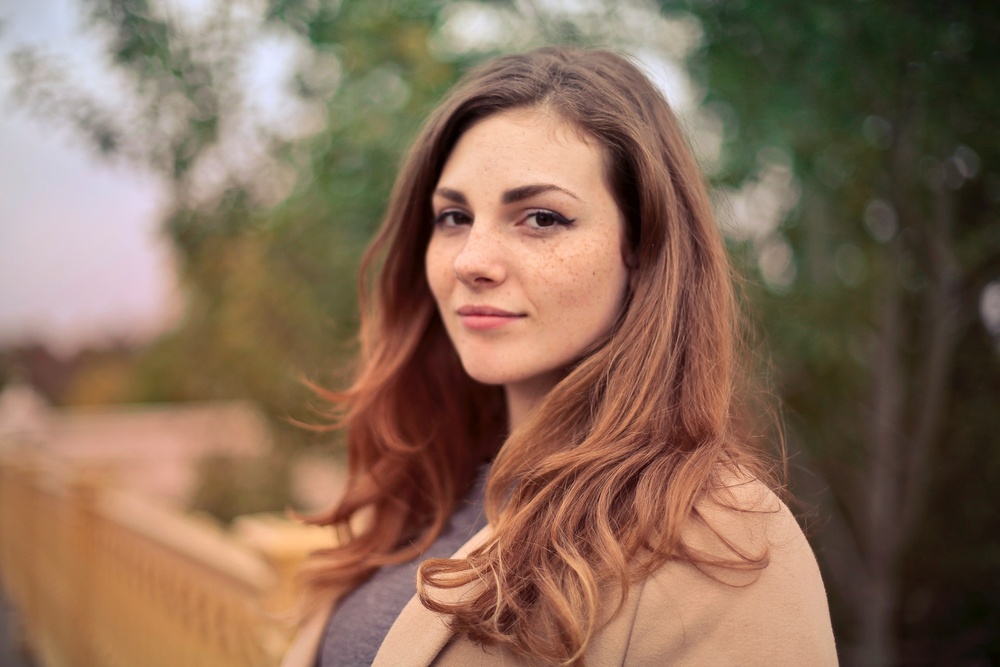
#> input picture obraz.jpg, 1000 x 667 px, shrunk from 1920 x 1280 before the run
$ python filter_2.py
#> lines starting #> are read from the running program, lines starting #| are printed output that depends on the picture
# Implementacja filtru i przetwarzanie obrazu

import numpy as np                                   # Zaimportowanie odpowiednich funkcji
import matplotlib.pyplot as plt
from scipy.ndimage.filters import convolve

file = "obraz.jpg"                                   # Wybór i wczytanie obrazu
image = plt.imread(file)
#> image is the input picture: shape (667, 1000, 3); mean R, G, B 135.1, 107.4, 87.8
image = image[:, :, 0]
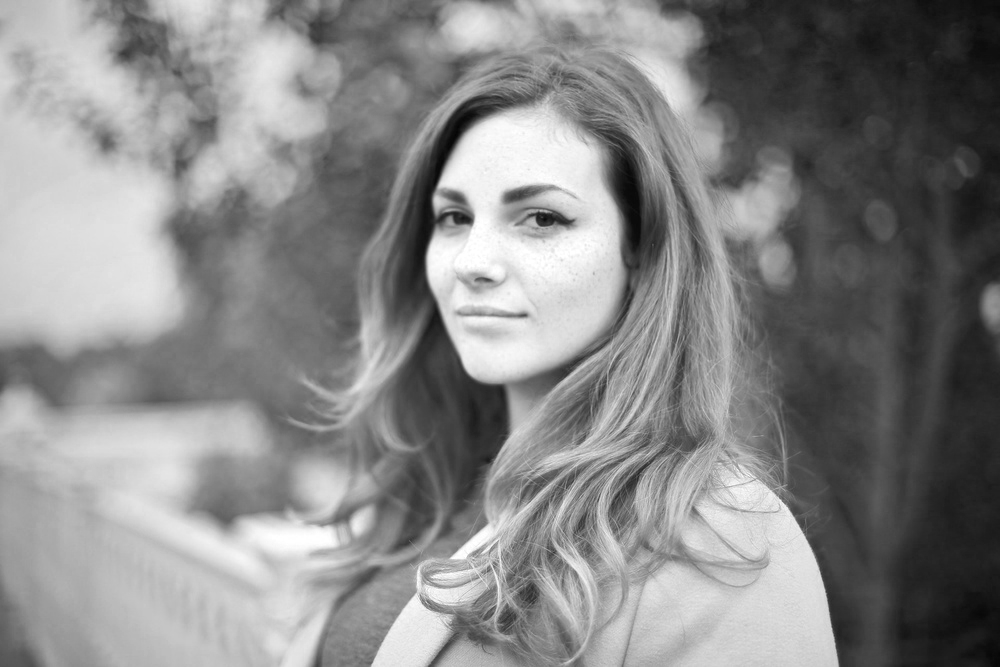
#> image: shape (667, 1000); min 4, max 255, mean 135.1

filtr_2 = np.array([[0.04, 0.04, 0.04],              # Ustawienie filtra wygładzającego
                    [0.04, 0.04, 0.04],
                    [0.04, 0.04, 0.04]])
f2_image = convolve(image, filtr_2)
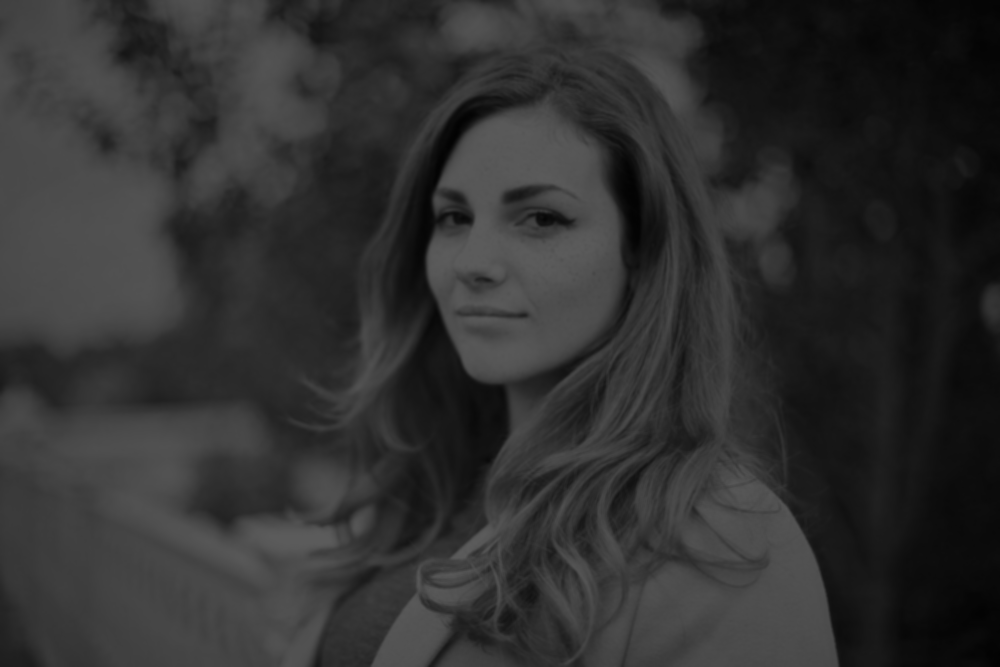
#> f2_image: shape (667, 1000); min 2, max 91, mean 48.2

plt.subplot(1, 2, 1)                                 # Ustawienie na wykresie oryginalengo obrazu
plt.imshow(image, cmap = "gray")
plt.axis("off")
plt.subplot(1, 2, 2)                                 # Ustawienie na wykresie obrazu z filtrem
plt.imshow(f2_image, cmap = "gray")
plt.axis("off")                                      # Wyłączenie wyświetlania osi X i Y
plt.show()                                           # Wyświetlenie wykresu
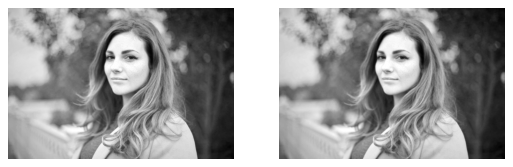
#> figure drawn by matplotlib, 2 panels
